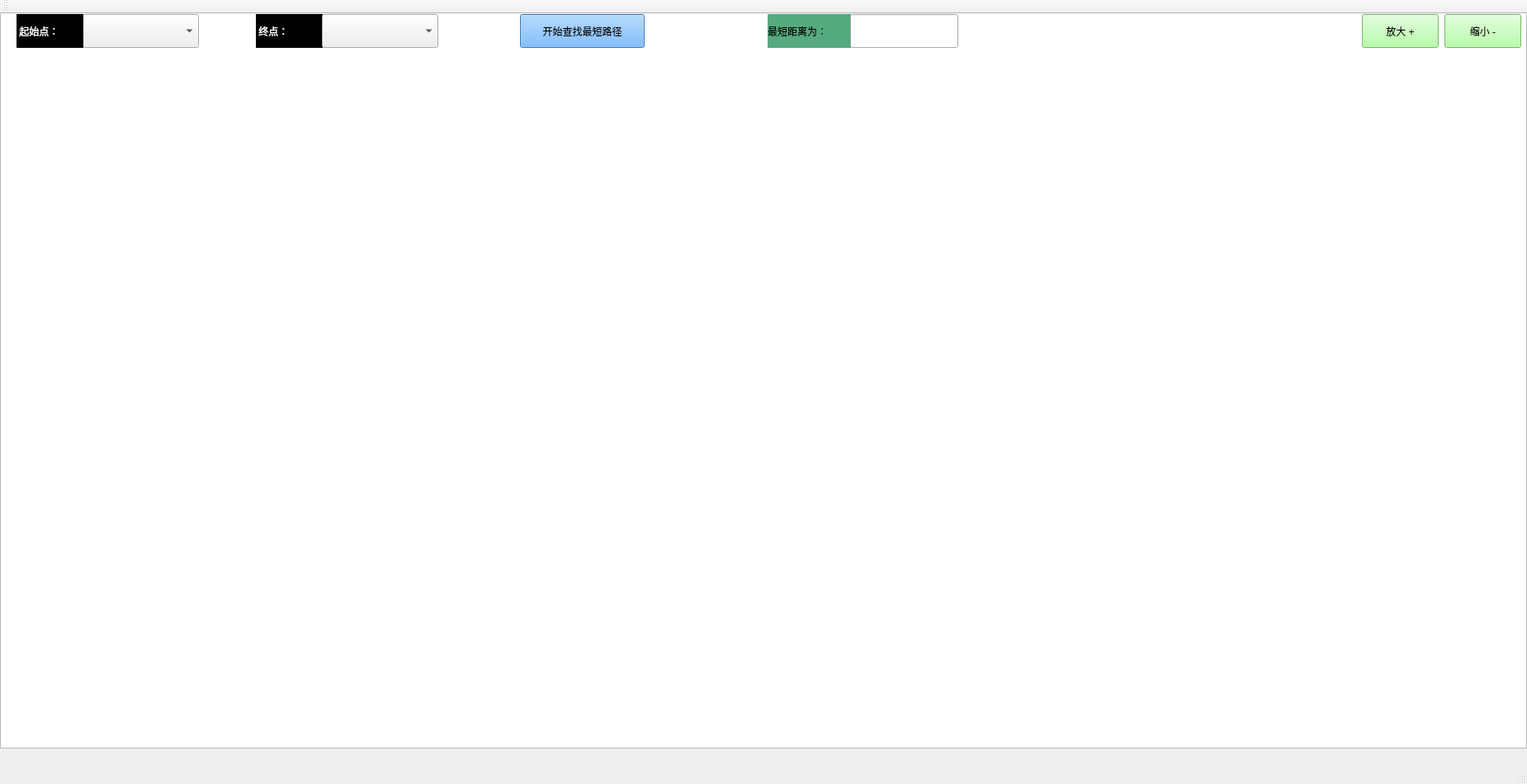
<?xml version="1.0" encoding="UTF-8"?>
<ui version="4.0">
 <class>MainWindow</class>
 <widget class="QMainWindow" name="MainWindow">
  <property name="geometry">
   <rect>
    <x>0</x>
    <y>0</y>
    <width>1850</width>
    <height>950</height>
   </rect>
  </property>
  <property name="windowTitle">
   <string>MainWindow</string>
  </property>
  <widget class="QWidget" name="centralWidget">
   <widget class="QGraphicsView" name="graphicsView">
    <property name="enabled">
     <bool>true</bool>
    </property>
    <property name="geometry">
     <rect>
      <x>0</x>
      <y>-1</y>
      <width>1850</width>
      <height>891</height>
     </rect>
    </property>
    <property name="verticalScrollBarPolicy">
     <enum>Qt::ScrollBarAsNeeded</enum>
    </property>
    <property name="horizontalScrollBarPolicy">
     <enum>Qt::ScrollBarAsNeeded</enum>
    </property>
   </widget>
   <widget class="QPushButton" name="InButton">
    <property name="geometry">
     <rect>
      <x>1650</x>
      <y>0</y>
      <width>93</width>
      <height>41</height>
     </rect>
    </property>
    <property name="styleSheet">
     <string notr="true">background-color: rgb(160, 255, 143);
font: 75 10pt &quot;Consolas&quot;;</string>
    </property>
    <property name="text">
     <string>放大 +</string>
    </property>
   </widget>
   <widget class="QPushButton" name="outButton">
    <property name="geometry">
     <rect>
      <x>1750</x>
      <y>0</y>
      <width>93</width>
      <height>41</height>
     </rect>
    </property>
    <property name="styleSheet">
     <string notr="true">background-color: rgb(160, 255, 143);
font: 75 10pt &quot;Consolas&quot;;</string>
    </property>
    <property name="text">
     <string>缩小 -</string>
    </property>
   </widget>
   <widget class="QComboBox" name="startBox">
    <property name="geometry">
     <rect>
      <x>100</x>
      <y>0</y>
      <width>141</width>
      <height>41</height>
     </rect>
    </property>
   </widget>
   <widget class="QLabel" name="label">
    <property name="geometry">
     <rect>
      <x>20</x>
      <y>0</y>
      <width>81</width>
      <height>41</height>
     </rect>
    </property>
    <property name="styleSheet">
     <string notr="true">background-color: rgb(0, 0, 0);
color: rgb(255, 255, 255);
font: 75 10pt &quot;Consolas&quot;;</string>
    </property>
    <property name="text">
     <string> 起始点：</string>
    </property>
   </widget>
   <widget class="QLabel" name="label_2">
    <property name="geometry">
     <rect>
      <x>310</x>
      <y>0</y>
      <width>81</width>
      <height>41</height>
     </rect>
    </property>
    <property name="styleSheet">
     <string notr="true">background-color: rgb(0, 0, 0);
font: 75 10pt &quot;Consolas&quot;;
color: rgb(255, 255, 255);</string>
    </property>
    <property name="text">
     <string> 终点：</string>
    </property>
   </widget>
   <widget class="QComboBox" name="endBox">
    <property name="geometry">
     <rect>
      <x>390</x>
      <y>0</y>
      <width>141</width>
      <height>41</height>
     </rect>
    </property>
   </widget>
   <widget class="QLabel" name="label_3">
    <property name="geometry">
     <rect>
      <x>930</x>
      <y>0</y>
      <width>101</width>
      <height>41</height>
     </rect>
    </property>
    <property name="styleSheet">
     <string notr="true">background-color: rgb(85, 170, 127);
font: 75 10pt &quot;Consolas&quot;;</string>
    </property>
    <property name="text">
     <string>最短距离为：</string>
    </property>
   </widget>
   <widget class="QPushButton" name="shortBtn">
    <property name="geometry">
     <rect>
      <x>630</x>
      <y>0</y>
      <width>151</width>
      <height>41</height>
     </rect>
    </property>
    <property name="styleSheet">
     <string notr="true">background-color: rgb(85, 170, 255);
font: 75 10pt &quot;Consolas&quot;;</string>
    </property>
    <property name="text">
     <string>开始查找最短路径</string>
    </property>
   </widget>
   <widget class="QLineEdit" name="showDist">
    <property name="geometry">
     <rect>
      <x>1030</x>
      <y>0</y>
      <width>131</width>
      <height>41</height>
     </rect>
    </property>
    <property name="styleSheet">
     <string notr="true">color: rgb(0, 0, 0);
font: 75 10pt &quot;Consolas&quot;;</string>
    </property>
    <property name="text">
     <string>   </string>
    </property>
   </widget>
  </widget>
  <widget class="QMenuBar" name="menuBar">
   <property name="geometry">
    <rect>
     <x>0</x>
     <y>0</y>
     <width>1850</width>
     <height>26</height>
    </rect>
   </property>
  </widget>
  <widget class="QToolBar" name="mainToolBar">
   <attribute name="toolBarArea">
    <enum>TopToolBarArea</enum>
   </attribute>
   <attribute name="toolBarBreak">
    <bool>false</bool>
   </attribute>
  </widget>
  <widget class="QStatusBar" name="statusBar"/>
 </widget>
 <layoutdefault spacing="6" margin="11"/>
 <resources/>
 <connections/>
</ui>
